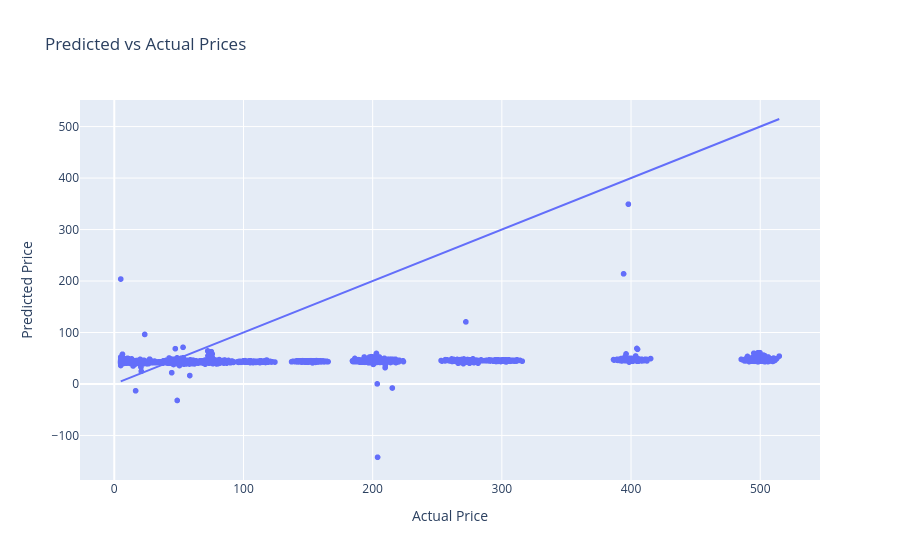

The code cell stored with this chart in its notebook:
### Markdown cell above
### Problem 5b: Evaluate Linear Regression Performance

**Task**: Use `NumPy` operations to evaluate the performance of the linear regression model:

1. Calculate the **Root Mean Squared Error (RMSE)** to measure the average magnitude of prediction errors.

2. Calculate the **Mean Absolute Error (MAE)** to measure the average absolute difference between predicted and actual values.

3. Calculate the **R-squared score (R²)** to assess how well the model explains the variance in the data.

### Code cell
def compute_rmse(y_true, y_pred):
    y_true = np.array(y_true)
    y_pred = np.array(y_pred)
    return np.sqrt(np.mean((y_true - y_pred) ** 2))

def compute_mae(y_true, y_pred):
    y_true = np.array(y_true)
    y_pred = np.array(y_pred)
    return np.mean(np.abs(y_true - y_pred))

def compute_r2(y_true, y_pred):
    """Compute R-squared score"""
    y_true = np.array(y_true)
    y_pred = np.array(y_pred)

    ss_res = np.sum((y_true - y_pred) ** 2)               # residual sum of squares
    ss_tot = np.sum((y_true - np.mean(y_true)) ** 2)     # total sum of squares

    return 1 - (ss_res / ss_tot)

def print_metrics(y_true, y_pred, dataset=""):
  """Print all regression metrics for a dataset"""
  rmse = compute_rmse(y_true, y_pred)
  mae = compute_mae(y_true, y_pred)
  r2 = compute_r2(y_true, y_pred)

  print(f"=== {dataset} Metrics ===")
  print(f"RMSE: {rmse:.2f}")
  print(f"MAE: {mae:.2f}")
  print(f"R²: {r2:.3f}")
  return rmse, mae, r2

# Calculate predictions
y_train_pred = price_model.predict(X_train_sc)
y_test_pred = price_model.predict(X_test_sc)

# Compute and print metrics
train_rmse, train_mae, train_r2 = print_metrics(prices_train['Price'], y_train_pred, "Training")
test_rmse, test_mae, test_r2 = print_metrics(prices_test['Price'], y_test_pred, "Test")

# Visualize predictions vs actual
fig = px.scatter(
    x=prices_test['Price'],
    y=y_test_pred,
    title='Predicted vs Actual Prices',
    labels={'x': 'Actual Price', 'y': 'Predicted Price'}
)
fig.add_trace(px.line(x=[prices_test['Price'].min(), prices_test['Price'].max()], 
                      y=[prices_test['Price'].min(), prices_test['Price'].max()]).data[0])
fig.show()

### Figure 1 — Plotly figure (JSON) as saved in the notebook; plotly's stock layout.template omitted (floating-point values rounded to 4 significant figures; data arrays with more than 128 entries replaced by an {"elided": "..."} marker saying what was removed)
{"data": [{"hovertemplate": "Actual Price=%{x}<br>Predicted Price=%{y}<extra></extra>", "y": {"elided": "12000 float values"}, "type": "scattergl", "legendgroup": "", "yaxis": "y", "marker": {"color": "#636efa", "symbol": "circle"}, "x": {"elided": "12000 float values"}, "mode": "markers", "xaxis": "x", "showlegend": false, "name": ""}, {"hovertemplate": "x=%{x}<br>y=%{y}<extra></extra>", "line": {"dash": "solid", "color": "#636efa"}, "type": "scatter", "legendgroup": "", "showlegend": false, "marker": {"symbol": "circle"}, "yaxis": "y", "x": [5.0, 514.7], "y": [5.0, 514.7], "mode": "lines", "xaxis": "x", "orientation": "v", "name": ""}], "layout": {"legend": {"tracegroupgap": 0.0}, "title": {"text": "Predicted vs Actual Prices"}, "xaxis": {"title": {"text": "Actual Price"}, "anchor": "y", "domain": [0.0, 1.0]}, "yaxis": {"title": {"text": "Predicted Price"}, "anchor": "x", "domain": [0.0, 1.0]}}}
